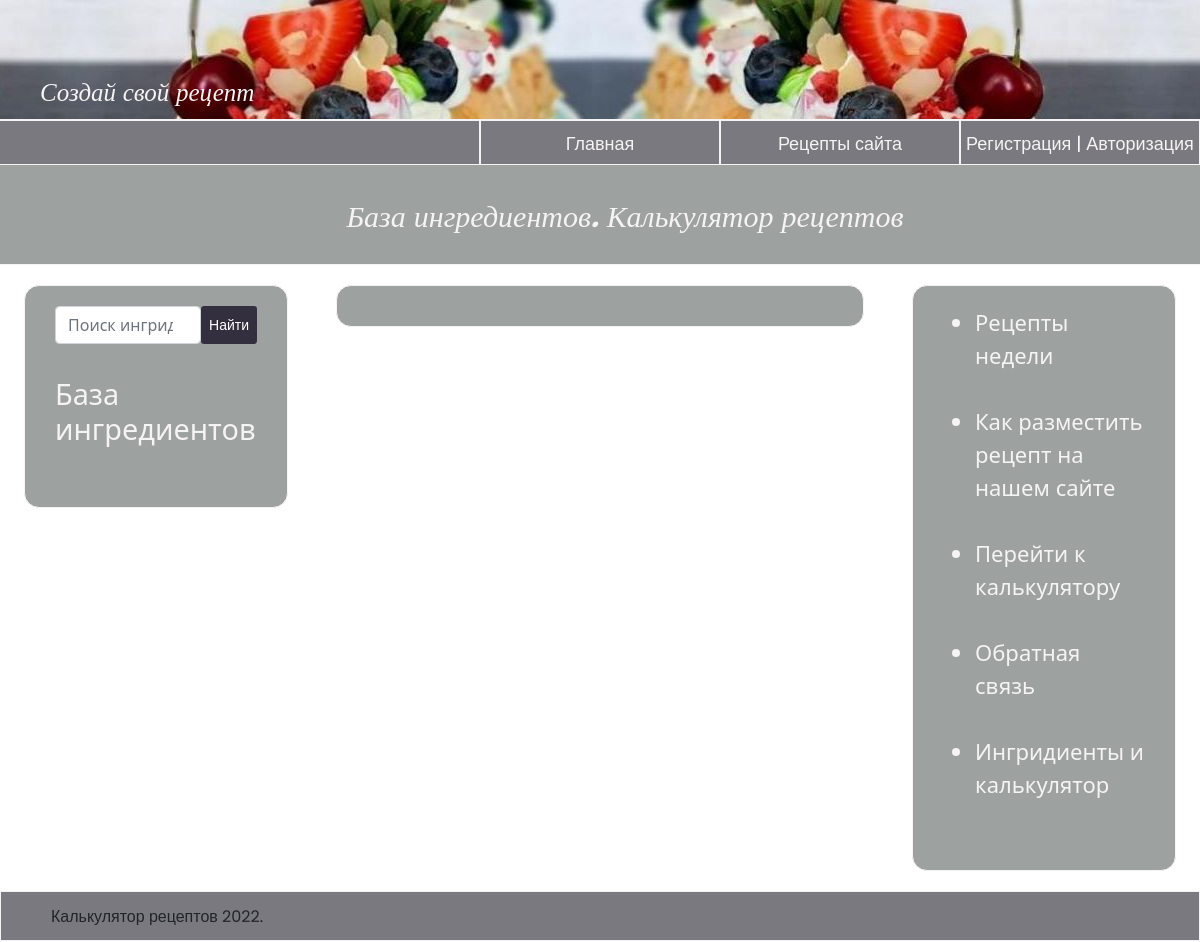
Page /db_recipes/ingredient on the earlier database version.
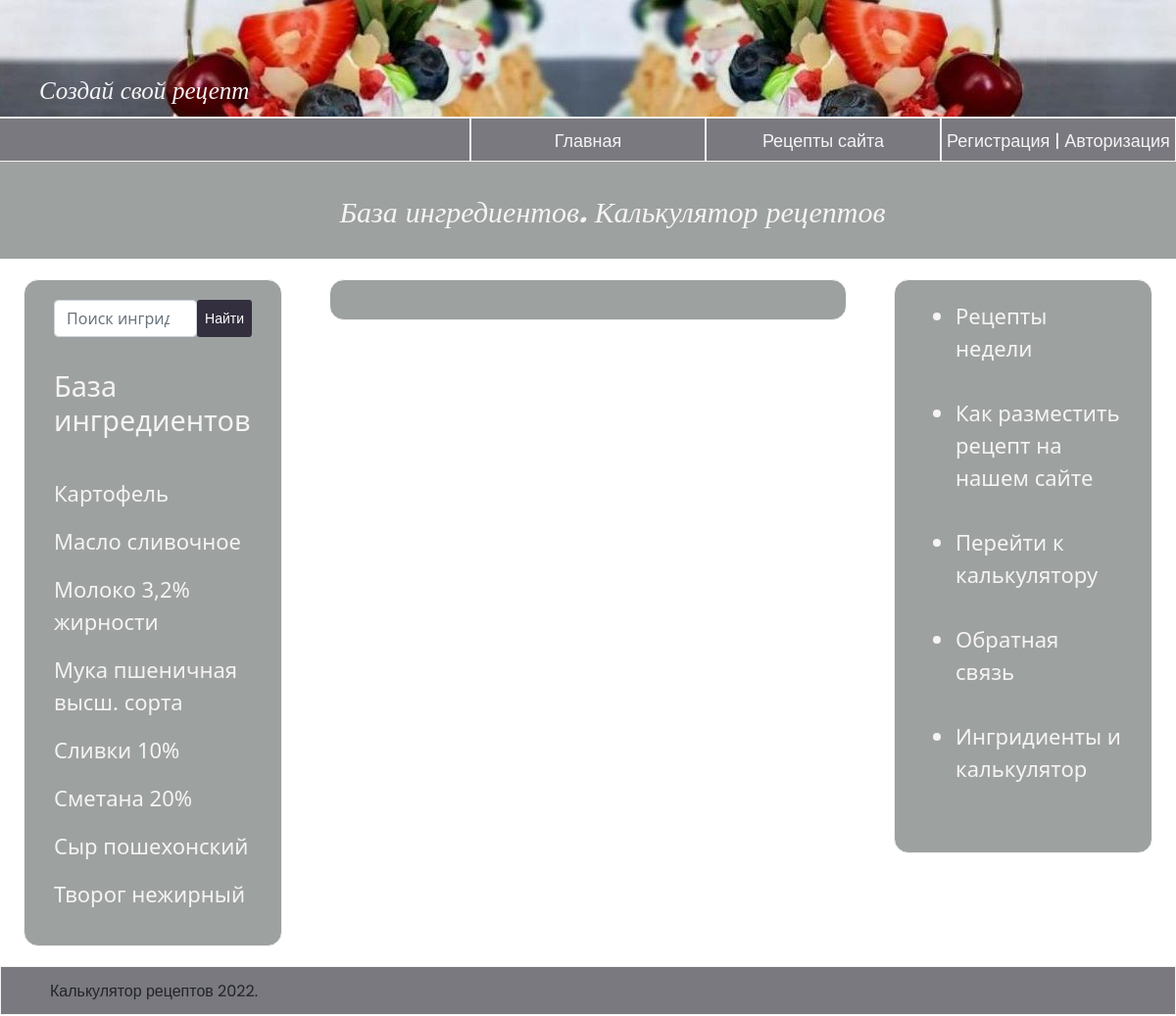
Same page on the later database version.
### db_recipes/models.py (models this page shows, shortened)
class Ingredientes(models.Model):
    ingredient = models.CharField (max_length=100, verbose_name='Ингридиент')
    calories = models.FloatField (verbose_name='Ккал на 100гр')
    price = models.FloatField(verbose_name='Цена за 100 гр', default=0)
    amount = models.FloatField(verbose_name='Кол-во, гр', default=0)
    class Meta:
        verbose_name='Ингредиент'
        verbose_name_plural = 'Ингредиенты'

### db_recipes/views.py (the view)
# urls.py: path('ingredient', views.ingredient, name='ingredient'),
def ingredient(request):
    ing = Ingredientes.objects.order_by('ingredient')
    return render(request, 'db_recipes/ingredient.html', {'ing': ing})

### db_recipes/templates/db_recipes/ingredient.html
{% extends 'main/layout.html' %}
{% block greeting%} База ингредиентов.   Калькулятор рецептов {% endblock %}
{% block content%}
<div class="aside" id="left-aside">
      <form method="get" action="{%url 'search'%}" class="d-flex editContent">
          <input type="search" placeholder="Поиск ингридиента" name="q" class="form-control" required="">
          <button type="submit"  class="button_add btn-sm">
              <span class="fa fa-search" aria-hidden="true">Найти</span>
          </button>
      </form>
<br>
  <h4><big> База ингредиентов </big></h4>
  <br>
  {% for el in ing%}
  <p><a href={% url 'ingredient_details' el.id %} class='aside-link' title="Нажми, чтобы посмотреть" >{{el.ingredient}}</a></p>
   {%endfor%}
</div>
<div class="aside" id="center">
</div>
    {% endblock %}

### main/templates/main/layout.html (shortened to what this page needs)
{% load static %}
<!doctype html>
<html>
  <head>
    <link rel="stylesheet" href="{%static 'main/css/main.css'%}">
    <link rel="stylesheet" href="https://cdn.jsdelivr.net/npm/bootstrap@5.1.3/dist/css/bootstrap.min.css">
  </head>
<body>
  <div id="topic"><i> Создай свой рецепт</i></div>
  {% if request.user.is_authenticated%}
  <div class="class-text">{{user.username }} | <a href="{% url 'logout' %}" title="Выйти" class="class-link">Выход</a></div>
  {% else %}
  <div class="class-text"><a href="{% url 'register' %}" title="Регистрироваться" class="class-link">Регистрация</a> | <a href="{% url 'login' %}" title="Для зарегистрированных пользователей" class="class-link">Авторизация</a></div>
  {% endif %}
  <div class="class-text"><a href="{% url 'all_recipes' %}" title="Посмотреть рецепты" class="class-link">Рецепты сайта</a></div>
  <div class="class-text"><a href="{% url 'index' %}" title="Перейти на главную страницу" class="class-link">Главная</a></div>
  <div class="class-text" id="header">
  </div>
  <div id="greeting"> <i> {% block greeting%} {% endblock %}</i></div>
   <div class="aside">
   <ul>
     <a href="{% url 'recipe_month' %}" title="Приготовь по рецепту месяца" class="aside-link"><li> Рецепты недели </li></a>
     <br>
     <a href="{% url 'accommodation' %}" title="Посмотри, как твой рецепт может попасть на наш сайт"  class="aside-link"><li> Как разместить рецепт на нашем сайте</li></a>
     <br>
     <a href="{% url 'calculator' %}" title="Посмотри рецепты сайта" class="aside-link"><li> Перейти к калькулятору</li></a>
     <br>
     <a href="{% url 'feedback' %}" title="Для входа и регистрации" class="aside-link"><li> Обратная связь</li></a>
     <br>
     <a href="{% url 'ingredient' %}" title="Посмотреть базу ингридиентов" class="aside-link"><li> Ингридиенты и калькулятор</li></a>
     <br>
   </ul>
 </div>
  {% block content%}
  {% endblock %}
   <div id="footer"> Калькулятор рецептов 2022. </div>
</body>
</html>

### main/static/main/css/main.css (style rules this page uses)
* { margin: 0; padding: 0; }
#topic { width: 100%; height: 120px; text-align: left; padding-left: 40px; border-bottom: 1px solid #f5f3f4; background-image: url("../img/back.jpg"); color:#f5f3f4; font-size: 25px; line-height:180px; margin-left: 0; float: left; font-family: 'Pacifico', cursive; }
.class-text { color: white; border: 1px solid #f5f3f4; width: 20%; float: right; height: 45px; line-height:45px; font-size: 18px; text-align: center; font-family: 'Poppins', sans-serif; background: #7a797f; }
.class-link { text-decoration: none; color: #f5f3f4; }
#header { height: 45px; line-height:45px; width: 40%; float: right; border-left: none; padding-right: 5%; }
#greeting { width: 100%; height: 100px; text-align:center; font-family: 'Abel', sans-serif; border-bottom: 1px solid #f5f3f4; background:#9da1a0; color:#f5f3f4; font-size: 30px; font-style: italic; line-height:100px; margin-bottom: 50 px; float:left; font-family: 'Pacifico', cursive; padding-left: 50px; }
#main, .aside { margin-top: 20px; border: 1px solid #f5f3f4; opacity: 100%; background:#9da1a0; color: #f5f3f4; margin-left: 2%; border-radius: 15px; font-size: 22px; }
.aside { width: 22%; text-align: left; padding-left: 10px; float: right; margin-right: 2%; padding: 20px 2.5%; color:#f5f3f4; }
#left-aside { width:22%; float: left; }
#center { width:44%; }
#footer { margin-top: 20px; float:left; width: 100%; height: 50px; text-align: left; padding-left: 50px; border: 1px solid #f5f3f4; background-color:#7a797f; line-height:50px; font-family: 'Poppins', sans-serif; font-size: 16px }
.aside-link { text-decoration: none; color: #f5f3f4; }
.button_add { color: white; float:left; border-radius: 15px; background:#332f3e; font-size: 18px; padding: 8px 20px; font-family: 'Poppins', sans-serif; border: none; }

Differences in the rows shown:
added Ingredientes: ingredient "Картофель"
added Ingredientes: ingredient "Масло сливочное"
added Ingredientes: ingredient "Молоко 3,2% жирности"
added Ingredientes: ingredient "Мука пшеничная высш. сорта"
added Ingredientes: ingredient "Сливки 10%"
added Ingredientes: ingredient "Сметана 20%"
added Ingredientes: ingredient "Сыр пошехонский"
added Ingredientes: ingredient "Творог нежирный"
